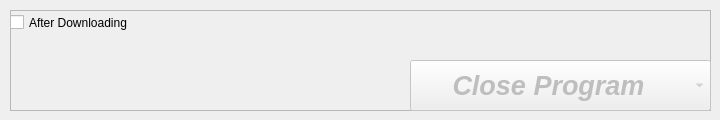
    <widget class="QWidget" name="tab_2">
     <attribute name="title">
      <string>Options On Completion</string>
     </attribute>
     <widget class="QFrame" name="frame">
      <property name="geometry">
       <rect>
        <x>10</x>
        <y>10</y>
        <width>701</width>
        <height>101</height>
       </rect>
      </property>
      <property name="frameShape">
       <enum>QFrame::StyledPanel</enum>
      </property>
      <property name="frameShadow">
       <enum>QFrame::Raised</enum>
      </property>
      <widget class="QComboBox" name="comboBox_3">
       <property name="enabled">
        <bool>false</bool>
       </property>
       <property name="geometry">
        <rect>
         <x>400</x>
         <y>50</y>
         <width>301</width>
         <height>51</height>
        </rect>
       </property>
       <property name="font">
        <font>
         <pointsize>20</pointsize>
         <weight>75</weight>
         <italic>true</italic>
         <bold>true</bold>
        </font>
       </property>
       <property name="editable">
        <bool>false</bool>
       </property>
       <property name="duplicatesEnabled">
        <bool>false</bool>
       </property>
       <item>
        <property name="text">
         <string>     Close Program</string>
        </property>
       </item>
       <item>
        <property name="text">
         <string>     ShutDown System</string>
        </property>
       </item>
       <item>
        <property name="text">
         <string>     Sleep System</string>
        </property>
       </item>
       <item>
        <property name="text">
         <string>     Restart System</string>
        </property>
       </item>
      </widget>
      <widget class="QCheckBox" name="checkBox_9">
       <property name="geometry">
        <rect>
         <x>0</x>
         <y>0</y>
         <width>161</width>
         <height>25</height>
        </rect>
       </property>
       <property name="text">
        <string>After Downloading</string>
       </property>
       <property name="checkable">
        <bool>true</bool>
       </property>
      </widget>
     </widget>
    </widget>
